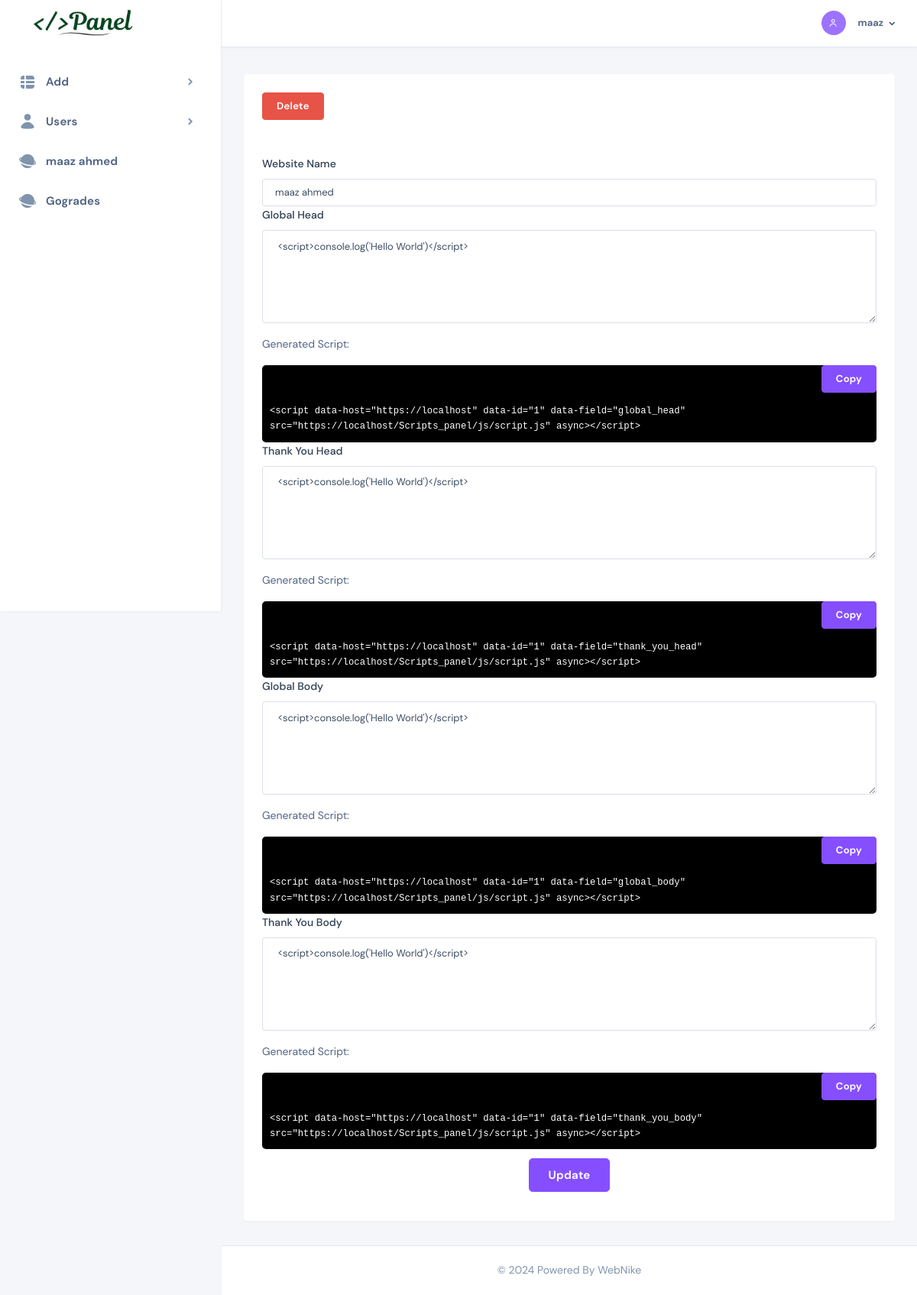
The app's page /website?webid=1 (signed in) with its own data.
### tables this page shows
CREATE TABLE `websites` (
  `id` int(11) NOT NULL,
  `website_name` varchar(255) NOT NULL,
  `global_head` text NOT NULL,
  `thank_you_head` text NOT NULL,
  `global_body` text NOT NULL,
  `thank_you_body` text NOT NULL,
  `created_at` timestamp NOT NULL DEFAULT current_timestamp()
);

### website.php (the view, shortened to what this page needs)
<?php
require_once('main_components/header.php');
?>
<div class="nk-content">
    <div class="container-fluid">
        <div class="nk-content-inner">
            <div class="nk-content-body">
                <div class="components-preview wide-md mx-auto">
                    <div class="row">
                        <div class="col-12">
                            <div class="card h-100">
                                <div class="card-inner">
                                    <div class="card-head">
                                        <form method="post">
                                            <button type="submit" name="delete" class="btn btn-danger card-title"> Delete</button>
                                        </form>
                                    </div>
                                    <form method="post" action="">
                                        <div class="row">
                                            <div class="col-md-12">
                                                <label class="form-label" for="website_name">Website Name</label>
                                                <input class="form-control" type="text" id="website_name" name="website_name" value="<?php echo htmlspecialchars($website_name); ?>" required>
                                            </div>
                                        </div>
                                        <div class="row">
                                            <div class="col-md-12">
                                                <label class="form-label" for="global_head">Global Head</label>
                                                <textarea class="form-control" id="global_head" name="global_head" required><?php echo htmlspecialchars($global_head); ?></textarea>
                                            </div>
                                            <div class="mt-3">
                                                <p>Generated Script:</p>
                                                <div class="position-relative" style="background-color: black; border-radius: 5px; padding: 10px;">
                                                    <button type="button" class="btn btn-primary position-absolute end-0 top-0" onclick="copyCode('global_head-script')">Copy</button>
                                                    <code id="global_head-script" style="display: block; margin-top: 40px; color: white;">
                                                        &lt;script data-host="https://<?php echo htmlspecialchars($_SERVER['HTTP_HOST']); ?>" data-id="<?php echo htmlspecialchars($id); ?>" data-field="global_head" src="https://<?php echo htmlspecialchars($_SERVER['HTTP_HOST']); ?>/Scripts_panel/js/script.js" async&gt;&lt;/script&gt;
                                                    </code>
                                                </div>
                                            </div>
                                        </div>
                                        <div class="row">
                                            <div class="col-md-12">
                                                <label class="form-label" for="thank_you_head">Thank You Head</label>
                                                <textarea class="form-control" id="thank_you_head" name="thank_you_head" required><?php echo htmlspecialchars($thank_you_head); ?></textarea>
                                            </div>
                                            <div class="mt-3">
                                                <p>Generated Script:</p>
                                                <div class="position-relative" style="background-color: black; border-radius: 5px; padding: 10px;">
                                                    <button type="button" class="btn btn-primary position-absolute end-0 top-0" onclick="copyCode('thank_you_head-script')">Copy</button>
                                                    <code id="thank_you_head-script" style="display: block; margin-top: 40px; color: white;">
                                                        &lt;script data-host="https://<?php echo htmlspecialchars($_SERVER['HTTP_HOST']); ?>" data-id="<?php echo htmlspecialchars($id); ?>" data-field="thank_you_head" src="https://<?php echo htmlspecialchars($_SERVER['HTTP_HOST']); ?>/Scripts_panel/js/script.js" async&gt;&lt;/script&gt;
                                                    </code>
                                                </div>
                                            </div>
                                        </div>
                                        <div class="row">
                                            <div class="col-md-12">
                                                <label class="form-label" for="global_body">Global Body</label>
                                                <textarea class="form-control" id="global_body" name="global_body" required><?php echo htmlspecialchars($global_body); ?></textarea>
                                            </div>
                                            <div class="mt-3">
                                                <p>Generated Script:</p>
                                                <div class="position-relative" style="background-color: black; border-radius: 5px; padding: 10px;">
                                                    <button type="button" class="btn btn-primary position-absolute end-0 top-0" onclick="copyCode('global_body-script')">Copy</button>
                                                    <code id="global_body-script" style="display: block; margin-top: 40px; color: white;">
                                                        &lt;script data-host="https://<?php echo htmlspecialchars($_SERVER['HTTP_HOST']); ?>" data-id="<?php echo htmlspecialchars($id); ?>" data-field="global_body" src="https://<?php echo htmlspecialchars($_SERVER['HTTP_HOST']); ?>/Scripts_panel/js/script.js" async&gt;&lt;/script&gt;
                                                    </code>
                                                </div>
                                            </div>
                                        </div>
                                        <div class="row">
                                            <div class="col-md-12">
                                                <label class="form-label" for="thank_you_body">Thank You Body</label>
                                                <textarea class="form-control" id="thank_you_body" name="thank_you_body" required><?php echo htmlspecialchars($thank_you_body); ?></textarea>
                                            </div>
                                            <div class="mt-3">
                                                <p>Generated Script:</p>
                                                <div class="position-relative" style="background-color: black; border-radius: 5px; padding: 10px;">
                                                    <button type="button" class="btn btn-primary position-absolute end-0 top-0" onclick="copyCode('thank_you_body-script')">Copy</button>
                                                    <code id="thank_you_body-script" style="display: block; margin-top: 40px; color: white;">
                                                        &lt;script data-host="https://<?php echo htmlspecialchars($_SERVER['HTTP_HOST']); ?>" data-id="<?php echo htmlspecialchars($id); ?>" data-field="thank_you_body" src="https://<?php echo htmlspecialchars($_SERVER['HTTP_HOST']); ?>/Scripts_panel/js/script.js" async&gt;&lt;/script&gt;
                                                    </code>
                                                </div>
                                            </div>
                                        </div>
                                        <div class="mt-2 text-center">
                                            <button type="submit" class="btn btn-lg btn-primary" name="updateweb">Update</button>
                                        </div>
                                    </form>
                                </div>
                            </div>
                        </div>
                    </div>
                </div>
            </div>
        </div>
    </div>
</div>
<?php
require_once('main_components/footer.php');
?>

### main_components/sidebar.php (shortened to what this page needs)
<body class="nk-body bg-lighter npc-default has-sidebar ">
    <div class="nk-app-root">
        <div class="nk-main ">
            <div class="nk-sidebar nk-sidebar-fixed is-light " data-content="sidebarMenu">
                <div class="nk-sidebar-element nk-sidebar-head">
                    <div class="nk-sidebar-brand"><a href="index" class="logo-link nk-sidebar-logo"><img
                                alt="logo"><img class="logo-dark logo-img" src="./assets/logo&fav/logo.png"
                                srcset="/assets/logo&fav/images/logo.png 2x" alt="logo-dark"><img
                                srcset="/assets/logo&fav/images/logo.png 2x" alt="logo-small"></a></div>
                </div>
                <div class="nk-sidebar-element">
                    <div class="nk-sidebar-content">
                        <div class="nk-sidebar-menu" data-simplebar>
                            <ul class="nk-menu">
                                <li class="nk-menu-item has-sub"><a href="#" class="nk-menu-link nk-menu-toggle"><span
                                            class="nk-menu-icon"><em
                                                class="icon ni ni-table-view-fill"></em></span><span
                                            class="nk-menu-text">Add</span></a>
                                </li>
                                <li class="nk-menu-item has-sub"><a href="#" class="nk-menu-link nk-menu-toggle"><span
                                            class="nk-menu-icon"><em class="icon ni ni-user-alt-fill"></em></span><span
                                            class="nk-menu-text">Users</span></a>
                                </li>
                                        <?php
                                        $query = "SELECT `id`, `website_name` FROM `websites`";
                                        $queryResult = $conn->query($query);
                                        if ($queryResult->num_rows > 0) {
                                            while ($row = $queryResult->fetch_assoc()) {
                                        ?>
                                                <li class="nk-menu-item has-sub"><a href="website?webid=<?php echo $row['id']; ?>" class="nk-menu-link "><span
                                                            class="nk-menu-icon"><em class="icon ni ni-b-si"></em></span><span
                                                            class="nk-menu-text"><?php echo $row['website_name']; ?></span></a>
                                                </li>
                                        <?php
                                            }
                                        } else {
                                            echo "<li><i class='bx bx-right-arrow-alt'></i>No Websites.</li>";
                                        }
                                        ?>
                            </ul>
                        </div>
                    </div>
                </div>
            </div>

### records on screen
websites: website_name "maaz ahmed", global_head "<script>console.log('Hello World')</script>", id "1", thank_you_head "<script>console.log('Hello World')</script>", global_body "<script>console.log('Hello World')</script>", thank_you_body "<script>console.log('Hello World')</script>"
websites: website_name "Gogrades"

### other values on screen
$_SESSION['username'] "maaz"
$_SERVER['HTTP_HOST'] "localhost"
